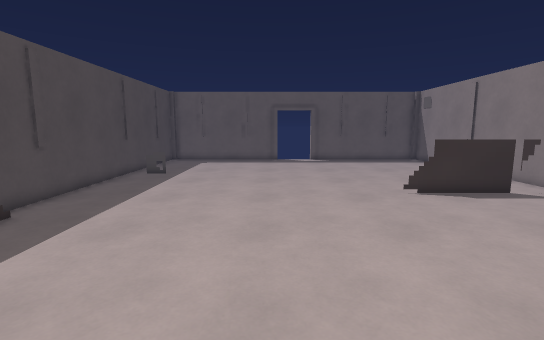
view 1 (above)

13 first-person views from a walk through a level from a Godot 3-D game. The camera is 1.4 m above the floor, tilts 8° down and sees 85° across. The floor is counted in squares, 0.5 m on a side. Each view is taken from the middle of a square. On the plan, view 1 faces up. The plan holds only what a view shows up to about 20 squares ahead; the rest is blank.

view 2
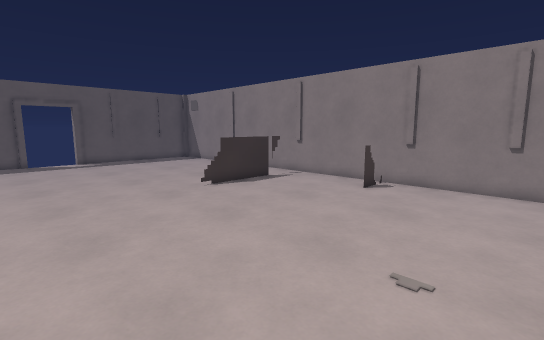

view 3
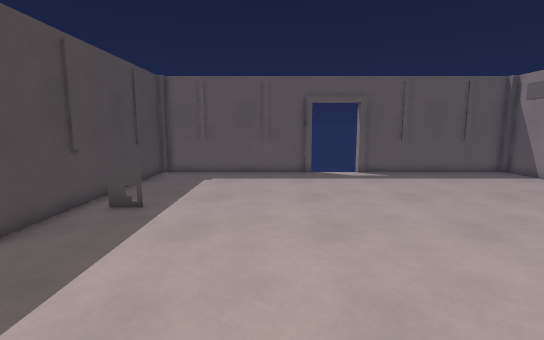

view 4
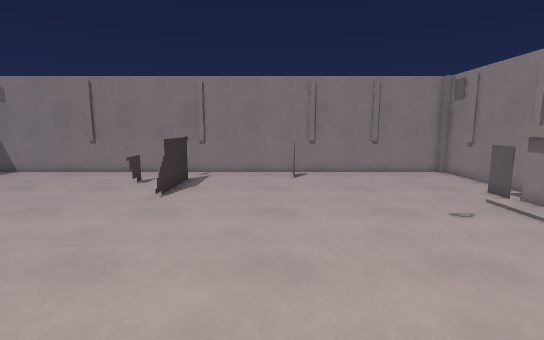

view 5
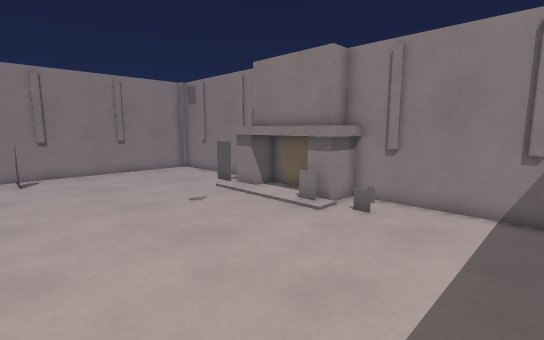

view 6
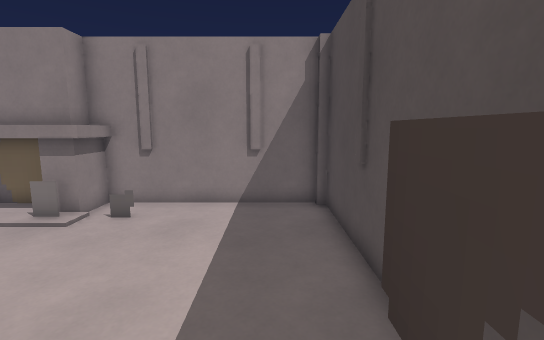

view 7
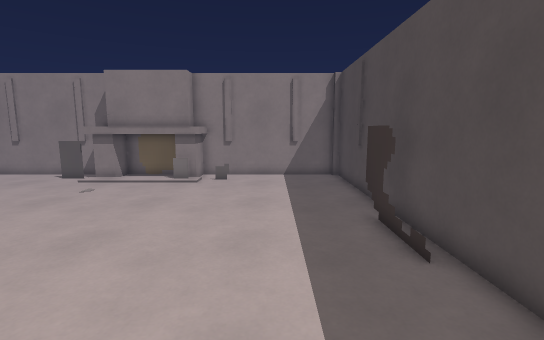

view 8
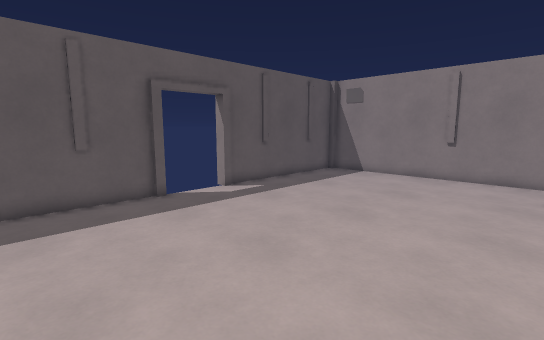

view 9
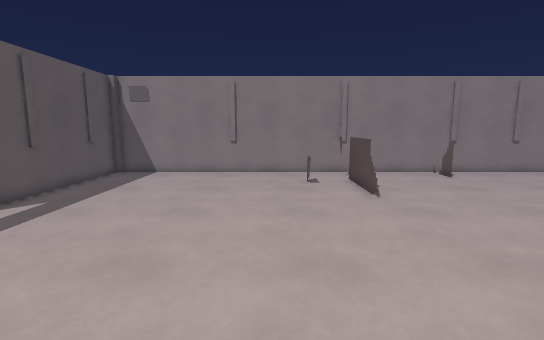

view 10
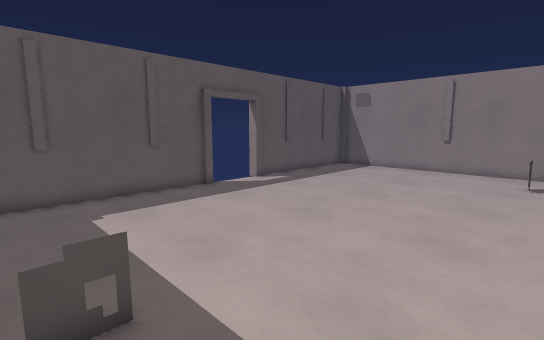

view 11
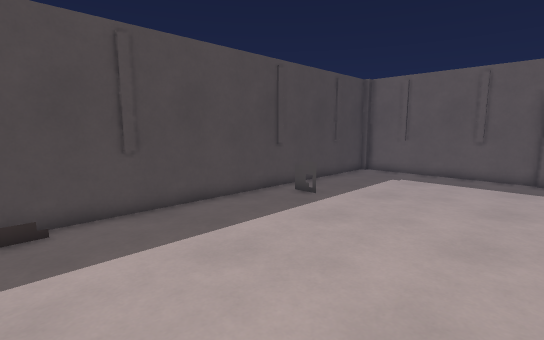

view 12
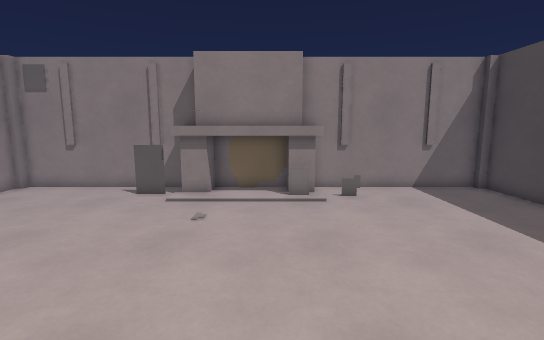

view 13
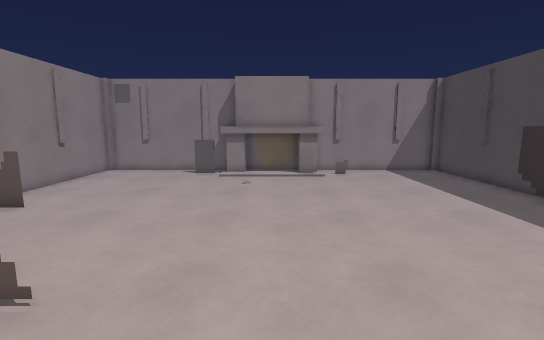

### Floor plan
Key: @ floor where view 1 was taken; # wall or solid block; x gap in a wall; . floor; = window, fence, low wall or low ledge; ^ raised ledge.
Columns run from 9 left of view 1 to 13 right of it. Each row starts with its distance up from view 1.
 27 ##########   ##########
 26 #.......=.............#
 25 #.....................#
 24 #.....................#
 23 #.....................#
 22 #.....................#
 21 #.....................#
 20 #.....................#
 19 #.....................#
 18 #x=...................#
 17 #.....................#
 16 #.....................#
 15 #..............=====..#
 14 #.....................#
 13 #..............#====xx#
 12 #===..................#
 11 #.....................#
 10 # ....................#
  9 ##....................#
  8  #....................#
  7  #..................==#
  6 ##....................#
  5 ##....................#
  4 #.....................#
  3 #.....................#
  2 #.....................#
  1 #.....................#
  0 #........@............#
 -1 #.......^^^^^^^=......#
 -2 #.......^^^^^^^##.....#
 -3 ########^^^^^^^########

Positions as (right, up) in squares from view 1, and headings:
1: (0, 0), facing up
2: (-2, 0), facing up-right
3: (-2, 8), facing up
4: (-6, 8), facing right
5: (-7, 8), facing down-right
6: (-7, 8), facing down
7: (-5, 15), facing down
8: (-5, 15), facing up-right
9: (-6, 17), facing right
10: (-8, 14), facing up-right
11: (1, 8), facing up-left
12: (1, 11), facing down
13: (2, 17), facing down
